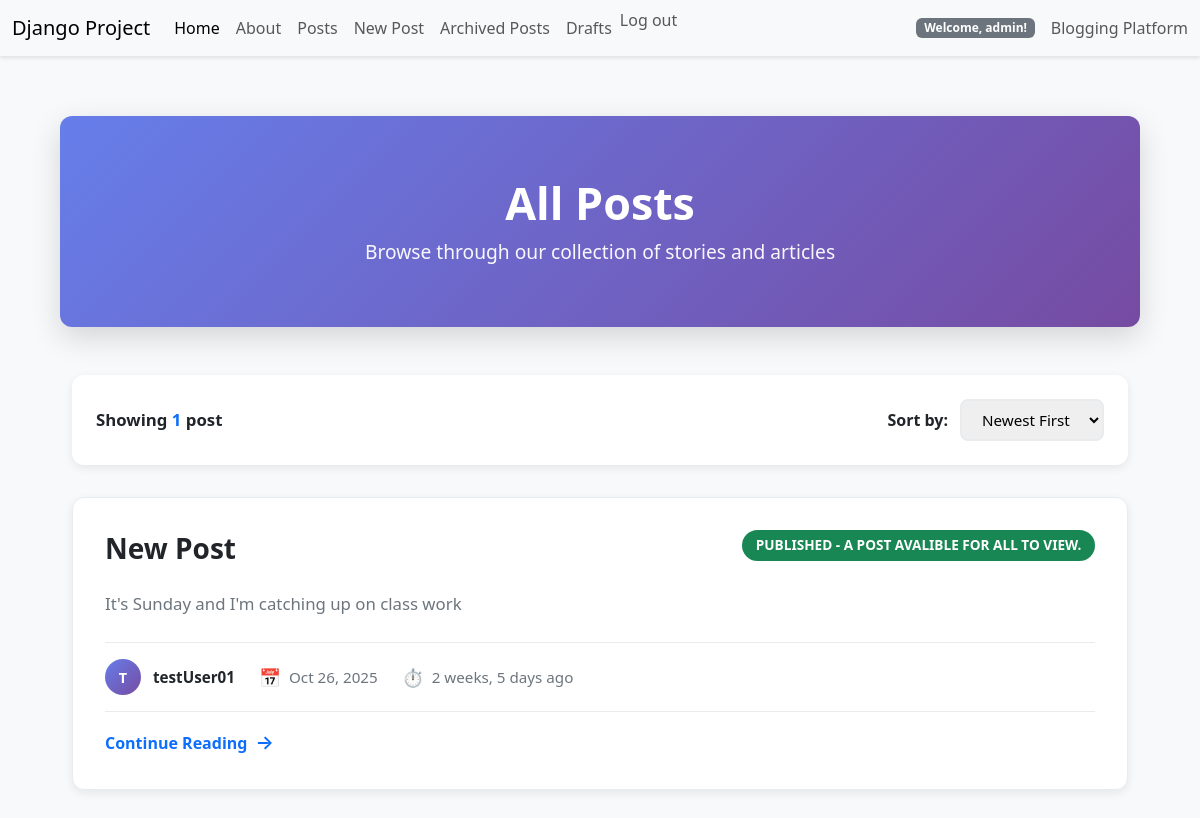
The page /posts/ (signed in) on the database its author committed.
### posts/models.py (models this page shows, shortened)
class Post(models.Model):
    title = models.CharField(max_length=128)
    subtitle = models.CharField(max_length=256)
    body = models.TextField()
    created_on = models.DateTimeField(auto_now_add=True)
    author = models.ForeignKey(get_user_model(), on_delete=models.CASCADE)
    status = models.ForeignKey(Status, on_delete=models.CASCADE)
    def __str__(self):
        return f'{self.title} by {self.author}'

class Status(models.Model):
    name = models.CharField(max_length=128, unique=True)
    description = models.CharField(max_length=256, help_text='Write a description for the status')
    def __str__(self):
        return f'{self.name} - {self.description}'

### posts/views.py (the view)
# urls.py: path('', PostListView.as_view(), name='post_list'),
class PostListView(ListView):
    template_name = 'posts/list.html'
    context_object_name = 'posts'
    published_status = Status.objects.get(name='published') # Get the 'published' status object
    queryset = Post.objects.filter(status=published_status).order_by("created_on").reverse()  # Filter posts with 'published' status and order by creation date descending
    def get_context_data(self, **kwargs):
        context = super().get_context_data(**kwargs)
        numbers = [1, 2, 3, 4, 5]
        flag = True
        context['numbers'] = numbers
        context['flag'] = flag
        print(context)
        return context

### templates/posts/list.html (shortened to what this page needs)
{% extends 'base.html' %}
{% load static %}
{% block css %}
    <link rel="stylesheet" href="{% static 'css/list.css' %}">
{% endblock css %}
{% block content %}
    <div class="list-header">
        <div class="container">
            <h1>All Posts</h1>
            <p>Browse through our collection of stories and articles</p>
        </div>
    </div>
    <div class="container">
        {% if posts %}
        <div class="posts-toolbar">
            <div class="posts-count">
                Showing <span>{{ posts|length }}</span> post{{ posts|length|pluralize }}
            </div>
            <div class="sort-dropdown">
                <label for="sortBy">Sort by:</label>
                <select id="sortBy" onchange="window.location.href='?sort=' + this.value">
                    <option value="-created_on">Newest First</option>
                </select>
            </div>
        </div>
        {% endif %}
        {% if posts %}
        <ul class="posts-list">
            {% for post in posts %}
            <li class="post-item">
                <div class="post-item-header">
                    <div style="flex: 1;">
                        <h2 class="post-item-title">
                            <a href="{% url 'post_detail' post.id %}">{{ post.title }}</a>
                        </h2>
                    </div>
                    <span class="status-badge status-{{ post.status|lower }}">
                        {{ post.status }}
                    </span>
                </div>
                <div class="post-item-body">
                    {{ post.body|truncatewords:30|striptags }}
                </div>
                <div class="post-item-meta">
                    <div class="post-author">
                        <div class="author-avatar">
                            {{ post.author.username|first|upper }}
                        </div>
                        <span class="author-name">{{ post.author.username }}</span>
                    </div>
                    <div class="post-meta-item">
                        <span class="post-meta-icon">📅</span>
                        <span>{{ post.created_on|date:"M d, Y" }}</span>
                    </div>
                    <div class="post-meta-item">
                        <span class="post-meta-icon">⏱️</span>
                        <span>{{ post.created_on|timesince }} ago</span>
                    </div>
                </div>
                <div class="post-item-footer">
                    <a href="{% url 'post_detail' post.id %}" class="read-more-link">
                        Continue Reading
                    </a>
                </div>
            </li>
            {% endfor %}
        </ul>
        {% endif %}
    </div>
{% endblock content %}

### templates/navbar.html (shortened to what this page needs)
<nav class="navbar navbar-expand-lg navbar-light bg-light">
  <div class="container-fluid">
    <a class="navbar-brand" href="{% url 'home'%}">Django Project</a>
    <div class="collapse navbar-collapse" id="navbarText">
      <ul class="navbar-nav me-auto mb-2 mb-lg-0">
        <li class="nav-item">
          <a class="nav-link active" aria-current="page" href="{% url 'home'%}">Home</a>
        </li>
        <li class="nav-item">
          <a class="nav-link" href="{% url 'about'%}">About</a>
        </li>
        <li class="nav-item">
          <a class="nav-link" href="{% url 'post_list' %}">Posts</a>
        </li>
        {% if user.is_authenticated %}
        <li class="nav-item">
          <a class="nav-link" href="{% url 'post_create' %}">New Post</a>
        </li>
        <li class="nav-item">
          <a class="nav-link" href="{% url 'post_archived' %}">Archived Posts</a>
        </li>
        <li class="nav-item">
          <a class="nav-link" href="{% url 'post_drafts' %}">Drafts</a>
        </li>
          <li class="nav-item">
            <form action="{% url 'account_logout' %}" method="post" style="display:inline;">
              <button type="submit" class="nav-link btn btn-link" style="padding:0; border:none; background:none;">Log out</button>
            </form>
          </li>
        {% endif %}
      </ul>
      {% if user.is_authenticated %}
        <span class="badge bg-secondary me-3">
          Welcome, {{ user.username }}!
        </span>
      {% endif %}
      <span class="navbar-text">
        Blogging Platform
      </span>
    </div>
  </div>
</nav>

### static/css/base.css (style rules this page uses)
:root { --primary-color: #0d6efd; --secondary-color: #6c757d; --success-color: #198754; --danger-color: #dc3545; --warning-color: #ffc107; --info-color: #0dcaf0; --light-color: #f8f9fa; --dark-color: #212529; --container-padding: 60px; --navbar-height: 56px; }
body { background-color: #f8f9fa; min-height: 100vh; display: flex; flex-direction: column; }
.btn { border-radius: 6px; }
.navbar { box-shadow: 0 2px 4px rgba(0, 0, 0, 0.1); }
.nav-link { font-weight: 500; }

### static/css/list.css (style rules this page uses)
.list-header { background: linear-gradient(135deg, #667eea 0%, #764ba2 100%); color: white; padding: 60px 0; border-radius: 12px; margin-bottom: 3rem; box-shadow: 0 10px 30px rgba(0, 0, 0, 0.15); text-align: center; }
.list-header h1 { font-size: 2.8rem; font-weight: 700; margin-bottom: 0.5rem; animation: fadeInUp 0.8s ease-out; }
.list-header p { font-size: 1.2rem; opacity: 0.95; margin: 0; animation: fadeInUp 1s ease-out; }
.posts-list { list-style: none; padding: 0; margin: 0; }
.post-item { background: white; border-radius: 12px; padding: 2rem; margin-bottom: 2rem; box-shadow: 0 3px 10px rgba(0, 0, 0, 0.08); border: 1px solid #e9ecef; transition: all 0.3s ease; display: flex; flex-direction: column; }
.post-item-header { display: flex; justify-content: space-between; align-items: flex-start; margin-bottom: 1rem; gap: 1rem; }
.post-item-title { font-size: 1.75rem; font-weight: 700; color: var(--dark-color); margin: 0 0 0.5rem 0; line-height: 1.3; }
.post-item-title a { color: var(--dark-color); text-decoration: none; transition: color 0.3s ease; }
.status-badge { display: inline-block; padding: 0.35rem 0.85rem; border-radius: 20px; font-size: 0.85rem; font-weight: 600; text-transform: uppercase; white-space: nowrap; }
.status-published { background: var(--success-color); color: white; }
.post-item-body { color: var(--secondary-color); line-height: 1.7; margin-bottom: 1.5rem; font-size: 1.05rem; }
.post-item-meta { display: flex; flex-wrap: wrap; gap: 1.5rem; align-items: center; padding-top: 1rem; border-top: 1px solid #e9ecef; font-size: 0.95rem; }
.post-meta-item { display: flex; align-items: center; gap: 0.5rem; color: var(--secondary-color); }
.post-meta-icon { font-size: 1.1rem; }
.post-author { display: flex; align-items: center; gap: 0.75rem; }
.author-avatar { width: 36px; height: 36px; border-radius: 50%; background: linear-gradient(135deg, #667eea 0%, #764ba2 100%); display: flex; align-items: center; justify-content: center; color: white; font-weight: 600; font-size: 0.9rem; }
.author-name { font-weight: 600; color: var(--dark-color); }
.post-item-footer { display: flex; justify-content: space-between; align-items: center; margin-top: 1rem; padding-top: 1rem; border-top: 1px solid #e9ecef; }
.read-more-link { display: inline-flex; align-items: center; gap: 0.5rem; color: var(--primary-color); text-decoration: none; font-weight: 600; font-size: 1rem; transition: all 0.3s ease; }
.read-more-link::after { content: '→'; font-size: 1.2rem; transition: transform 0.3s ease; }
.posts-toolbar { background: white; padding: 1.5rem; border-radius: 12px; box-shadow: 0 3px 10px rgba(0, 0, 0, 0.08); margin-bottom: 2rem; display: flex; justify-content: space-between; align-items: center; flex-wrap: wrap; gap: 1rem; }
.posts-count { font-weight: 600; color: var(--dark-color); font-size: 1.05rem; }
.posts-count span { color: var(--primary-color); }
.sort-dropdown { display: flex; align-items: center; gap: 0.75rem; }
.sort-dropdown label { font-weight: 600; color: var(--dark-color); margin: 0; }
.sort-dropdown select { padding: 0.5rem 1rem; border: 2px solid #e9ecef; border-radius: 8px; font-size: 0.95rem; cursor: pointer; transition: all 0.3s ease; }

### rows shown on the page
Post: title "New Post", status "PUBLISHED - A POST AVALIBLE FOR ALL TO VIEW.", body "It's Sunday and I'm catching up on class work", author.username|first "T", author.username "testUser01", created_on "Oct 26, 2025", created_on "2 weeks, 5 days"

### other values the page prints
{{ user.username }} "admin"
{{ posts|length }} "1"
